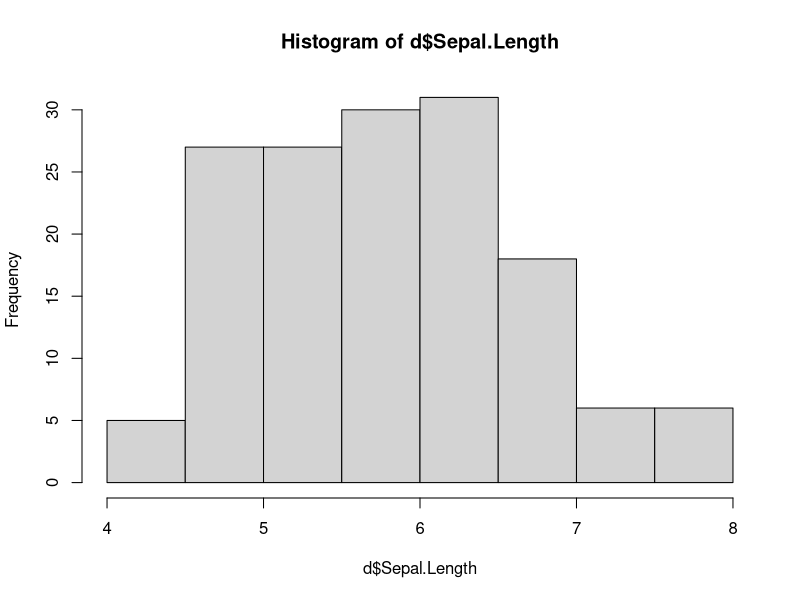
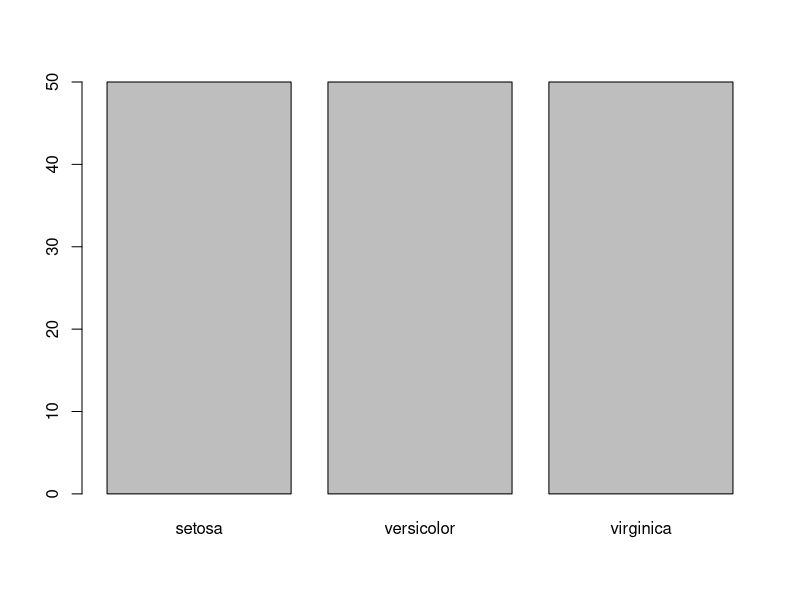
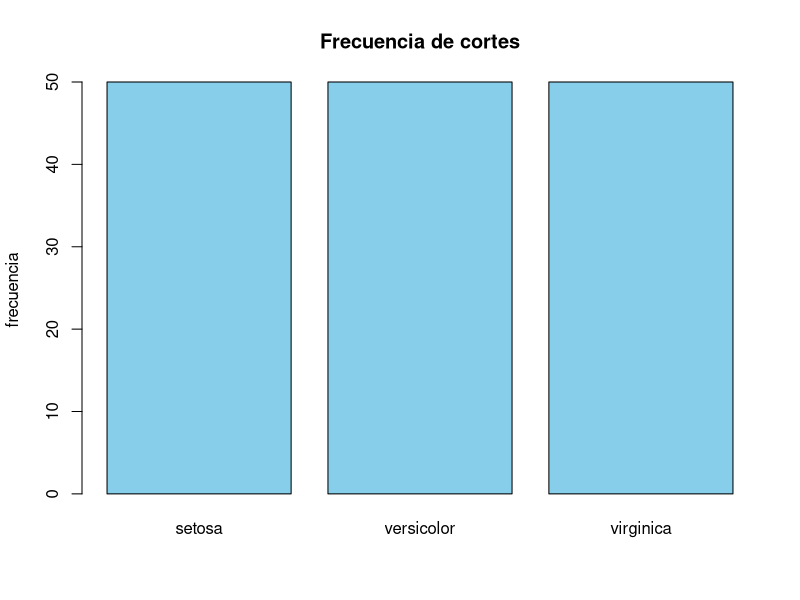
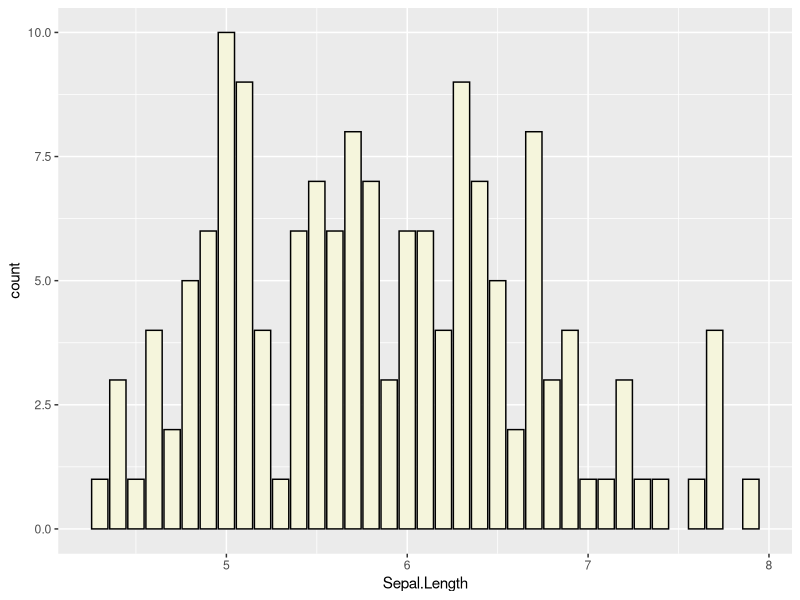

These charts were generated, in order, by the following R code: (Note: this script raises an error after producing the figures.)
#Cargamos datos de ejemplo: Iris

d <- datasets::iris

#Visualizamos las primeras filas
head(d)

#Medidas de posición
#Media
#El argumento na.rm=TRUE, excluye el cálculo de los NA.
#El argumento trim permite excluir valores extremos.
mean(d$Sepal.Length)
mean(d$Sepal.Length, na.rm = TRUE, trim=0.025)

#Mediana:
median(d$Sepal.Length)

#Moda
#Requiere el paquete modeest
install.packages("modeest")
library(modeest)
mfv(d$Sepal.Length)

#Tamaño de la muestra
length(d$Sepal.Length)

#Frecuencias absolutas
t <- table(d$Species)
t

#Frecuencias relativas
prop.table(t)
round(prop.table(t)*100,2) #en porcentaje y redondeado.

#Cuantiles
quantile(d$Sepal.Length,prob=c(0.25,0.5,0.75))

#Medidas de dispersión
#Mínimo
min(d$Sepal.Length)

#Máximo
max(d$Sepal.Length)

#Rango
range(d$Sepal.Length)

#Varianza
var(d$Sepal.Length)

#Desviación estándar
sd(d$Sepal.Length)

#Forma de distribución
#Requiere el paquete psych
install.packages("psych")
library(psych)

#Coeficiente de simetría
skew(d$Sepal.Length)

#Curtosis
kurtosi(d$Sepal.Length)

#Calcular varios estadísticos de forma agregada
summary(d$Sepal.Length)
summary(d)

#Histograma de frecuencia de la longitud del sépalo
hist(d$Sepal.Length)

#Gráfico de barras
barplot(table(d$Species))
barplot(table(d$Species),col="skyblue",ylab="frecuencia",main="Frecuencia de cortes")


#Prueba
library(ggplot2)
ggplot(d,aes(x=Sepal.Length)) + geom_bar(col="black",fill="beige")

?geom_bar()

#Relación entre altura y anchura del pétalo

plot(x=d$Petal.Length,y=d$Petal.Width,col="red")
cor(d$Petal.Length,d$Petal.Width) #Coeficiente de correlación lineal
